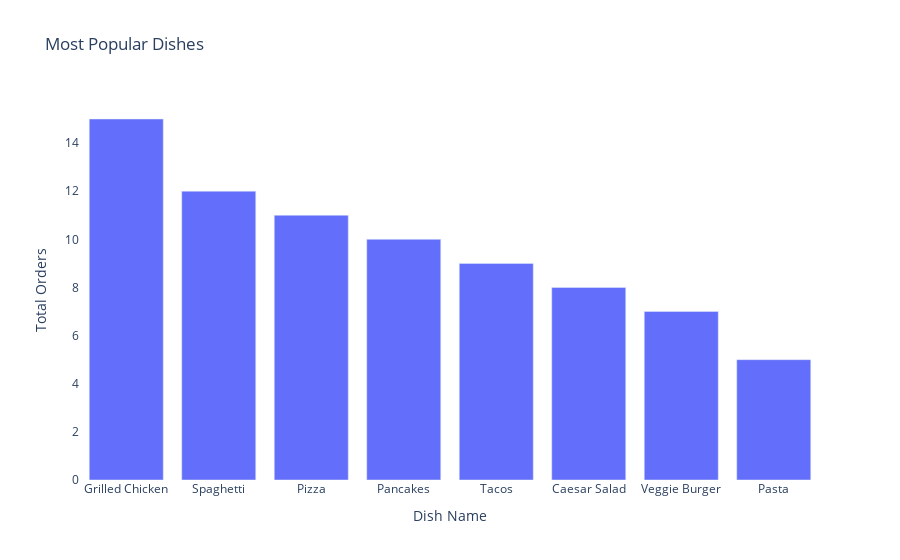

Here is the notebook cell this chart was saved with:
### Code cell
data = {
    'user_id': ['U001', 'U002', 'U003', 'U004', 'U005', 'U006', 'U007', 'U008'],
    'dish_name_y': ['Spaghetti', 'Pancakes', 'Grilled Chicken', 'Caesar Salad', 'Veggie Burger', 'Pasta', 'Tacos', 'Pizza'],
    'order_count': [12, 10, 15, 8, 7, 5, 9, 11]
}

# Convert to DataFrame
datad = pd.DataFrame(data)

# Aggregate data to find the total order count for each dish
dish_popularity = datad.groupby('dish_name_y')['order_count'].sum().reset_index()
dish_popularity.columns = ['Dish Name', 'Order Count']

# Create a bar chart
fig = px.bar(
    dish_popularity.sort_values(by='Order Count', ascending=False),
    x='Dish Name',
    y='Order Count',
    title='Most Popular Dishes',
    labels={'Dish Name': 'Dish', 'Order Count': 'Total Orders'}
)

fig.update_layout(
    xaxis_title='Dish Name',
    yaxis_title='Total Orders',
    plot_bgcolor='white',
)
fig.show()

### Figure 1 — Plotly figure (JSON) as saved in the notebook; plotly's stock layout.template omitted (floating-point values rounded to 4 significant figures)
{"data": [{"alignmentgroup": "True", "hovertemplate": "Dish=%{x}<br>Total Orders=%{y}<extra></extra>", "legendgroup": "", "marker": {"color": "#636efa", "pattern": {"shape": ""}}, "name": "", "offsetgroup": "", "orientation": "v", "showlegend": false, "textposition": "auto", "type": "bar", "x": ["Grilled Chicken", "Spaghetti", "Pizza", "Pancakes", "Tacos", "Caesar Salad", "Veggie Burger", "Pasta"], "xaxis": "x", "y": [15, 12, 11, 10, 9, 8, 7, 5], "yaxis": "y"}], "layout": {"barmode": "relative", "legend": {"tracegroupgap": 0}, "plot_bgcolor": "white", "title": {"text": "Most Popular Dishes"}, "xaxis": {"anchor": "y", "domain": [0, 1], "title": {"text": "Dish Name"}}, "yaxis": {"anchor": "x", "domain": [0, 1], "title": {"text": "Total Orders"}}}}
